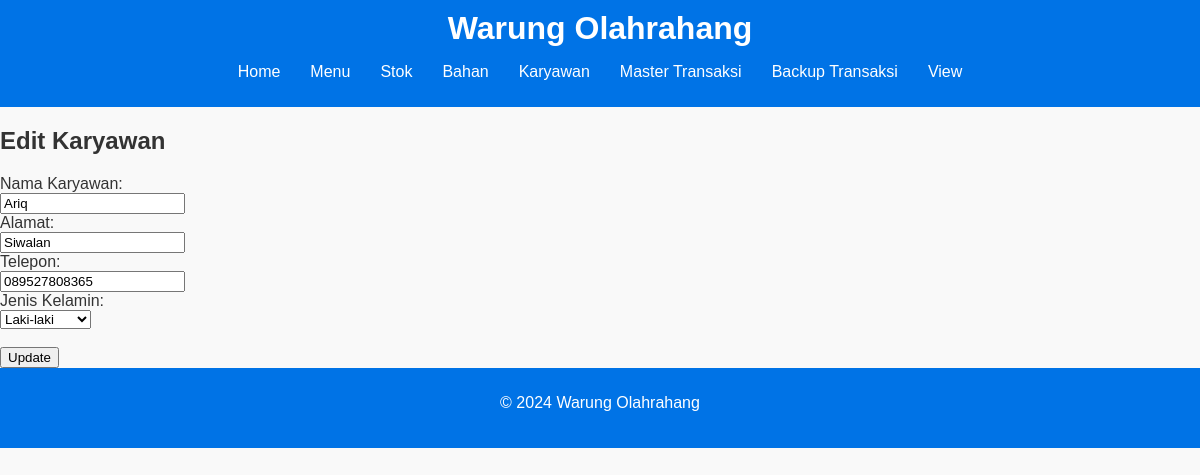
The page /karyawan/update.php?kd_kyw=AQ on the database its author committed.
### tables this page shows
CREATE TABLE `karyawan` (
  `kd_kyw` char(10) NOT NULL,
  `nm_kyw` char(30) NOT NULL,
  `almt` char(30) NOT NULL,
  `telp` char(13) NOT NULL,
  `jns_kel` enum('L','P') DEFAULT NULL
);

### karyawan/update.php (the view, shortened to what this page needs)
<?php include('../partials/header.php'); ?>
<?php include('../config/database.php'); ?>
<h2>Edit Karyawan</h2>
<?php
if (isset($_GET['kd_kyw']) && !empty($_GET['kd_kyw'])) {
    $kd_kyw = $_GET['kd_kyw'];
    $sql = "SELECT * FROM karyawan WHERE kd_kyw='$kd_kyw'";
    $result = $conn->query($sql);
    if ($result->num_rows > 0) {
        $row = $result->fetch_assoc();
    } else {
        echo "Karyawan tidak ditemukan.";
        exit();
    }
} else {
    echo "Kode karyawan tidak disertakan di URL.";
    exit();
}
?>
<form action="" method="post">
    <label for="nm_kyw">Nama Karyawan:</label><br>
    <input type="text" id="nm_kyw" name="nm_kyw" value="<?php echo $row['nm_kyw']; ?>"><br>
    <label for="almt">Alamat:</label><br>
    <input type="text" id="almt" name="almt" value="<?php echo $row['almt']; ?>"><br>
    <label for="telp">Telepon:</label><br>
    <input type="text" id="telp" name="telp" value="<?php echo $row['telp']; ?>"><br>
    <label for="jns_kel">Jenis Kelamin:</label><br>
    <select id="jns_kel" name="jns_kel">
        <option value="L" <?php if ($row['jns_kel'] == 'L') echo 'selected'; ?>>Laki-laki</option>
    </select><br><br>
    <input type="submit" name="submit" value="Update">
</form>
<?php include('../partials/footer.php'); ?>

### css/style.css (style rules this page uses)
body { font-family: Arial, sans-serif; margin: 0; padding: 0; background-color: #f9f9f9; color: #333; }

### rows shown on the page
karyawan: nm_kyw "Ariq", almt "Siwalan", telp "089527808365", jns_kel "Laki-laki"
